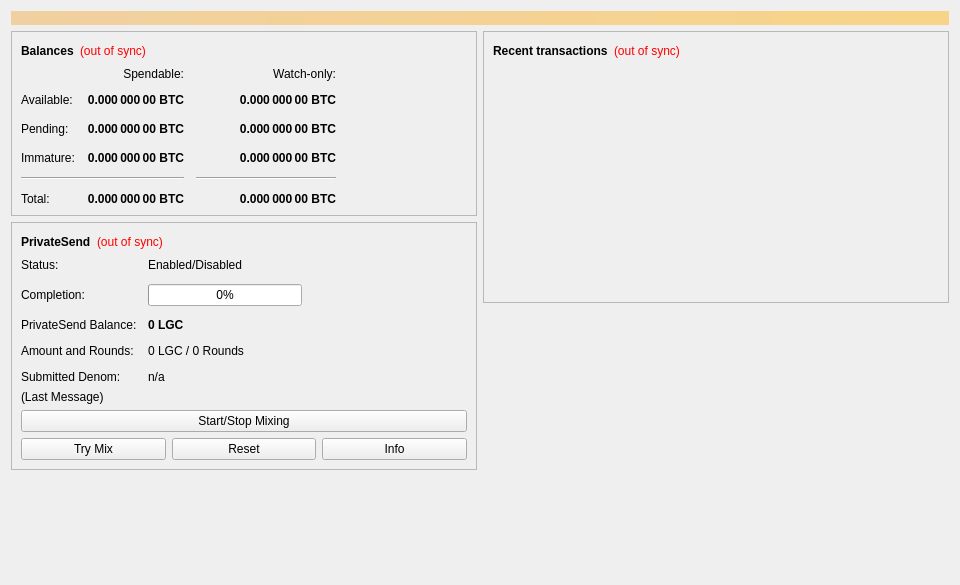
<?xml version="1.0" encoding="UTF-8"?>
<ui version="4.0">
 <class>OverviewPage</class>
 <widget class="QWidget" name="OverviewPage">
  <property name="geometry">
   <rect>
    <x>0</x>
    <y>0</y>
    <width>960</width>
    <height>585</height>
   </rect>
  </property>
  <property name="minimumSize">
   <size>
    <width>960</width>
    <height>0</height>
   </size>
  </property>
  <property name="windowTitle">
   <string>Form</string>
  </property>
  <layout class="QVBoxLayout" name="topLayout">
   <item>
    <widget class="QLabel" name="labelAlerts">
     <property name="visible">
      <bool>false</bool>
     </property>
     <property name="styleSheet">
      <string notr="true">QLabel { background-color: qlineargradient(x1: 0, y1: 0, x2: 1, y2: 0, stop:0 #F0D0A0, stop:1 #F8D488); color:#000000; }</string>
     </property>
     <property name="wordWrap">
      <bool>true</bool>
     </property>
     <property name="margin">
      <number>3</number>
     </property>
     <property name="textInteractionFlags">
      <set>Qt::TextSelectableByMouse</set>
     </property>
    </widget>
   </item>
   <item>
    <layout class="QHBoxLayout" name="horizontalLayout" stretch="1,1">
     <item>
      <layout class="QVBoxLayout" name="verticalLayout_2">
       <item>
        <widget class="QFrame" name="frame">
         <property name="frameShape">
          <enum>QFrame::StyledPanel</enum>
         </property>
         <property name="frameShadow">
          <enum>QFrame::Raised</enum>
         </property>
         <layout class="QVBoxLayout" name="verticalLayout_4">
          <item>
           <layout class="QHBoxLayout" name="horizontalLayout_4">
            <item>
             <widget class="QLabel" name="label_5">
              <property name="font">
               <font>
                <weight>75</weight>
                <bold>true</bold>
               </font>
              </property>
              <property name="text">
               <string>Balances</string>
              </property>
             </widget>
            </item>
            <item>
             <widget class="QLabel" name="labelWalletStatus">
              <property name="toolTip">
               <string>The displayed information may be out of date. Your wallet automatically synchronizes with the Lgc network after a connection is established, but this process has not completed yet.</string>
              </property>
              <property name="styleSheet">
               <string notr="true">QLabel { color: red; }</string>
              </property>
              <property name="text">
               <string notr="true">(out of sync)</string>
              </property>
              <property name="alignment">
               <set>Qt::AlignLeading|Qt::AlignLeft|Qt::AlignVCenter</set>
              </property>
             </widget>
            </item>
            <item>
             <spacer name="horizontalSpacer_3">
              <property name="orientation">
               <enum>Qt::Horizontal</enum>
              </property>
              <property name="sizeHint" stdset="0">
               <size>
                <width>40</width>
                <height>20</height>
               </size>
              </property>
             </spacer>
            </item>
           </layout>
          </item>
          <item>
           <layout class="QGridLayout" name="gridLayout">
            <property name="spacing">
             <number>12</number>
            </property>
            <item row="2" column="2">
             <widget class="QLabel" name="labelWatchPending">
              <property name="font">
               <font>
                <weight>75</weight>
                <bold>true</bold>
               </font>
              </property>
              <property name="cursor">
               <cursorShape>IBeamCursor</cursorShape>
              </property>
              <property name="toolTip">
               <string>Unconfirmed transactions to watch-only addresses</string>
              </property>
              <property name="text">
               <string notr="true">0.000 000 00 BTC</string>
              </property>
              <property name="alignment">
               <set>Qt::AlignRight|Qt::AlignTrailing|Qt::AlignVCenter</set>
              </property>
              <property name="textInteractionFlags">
               <set>Qt::LinksAccessibleByMouse|Qt::TextSelectableByKeyboard|Qt::TextSelectableByMouse</set>
              </property>
             </widget>
            </item>
            <item row="2" column="1">
             <widget class="QLabel" name="labelUnconfirmed">
              <property name="font">
               <font>
                <weight>75</weight>
                <bold>true</bold>
               </font>
              </property>
              <property name="cursor">
               <cursorShape>IBeamCursor</cursorShape>
              </property>
              <property name="toolTip">
               <string>Total of transactions that have yet to be confirmed, and do not yet count toward the spendable balance</string>
              </property>
              <property name="text">
               <string notr="true">0.000 000 00 BTC</string>
              </property>
              <property name="alignment">
               <set>Qt::AlignRight|Qt::AlignTrailing|Qt::AlignVCenter</set>
              </property>
              <property name="textInteractionFlags">
               <set>Qt::LinksAccessibleByMouse|Qt::TextSelectableByKeyboard|Qt::TextSelectableByMouse</set>
              </property>
             </widget>
            </item>
            <item row="3" column="2">
             <widget class="QLabel" name="labelWatchImmature">
              <property name="font">
               <font>
                <weight>75</weight>
                <bold>true</bold>
               </font>
              </property>
              <property name="cursor">
               <cursorShape>IBeamCursor</cursorShape>
              </property>
              <property name="toolTip">
               <string>Mined balance in watch-only addresses that has not yet matured</string>
              </property>
              <property name="text">
               <string notr="true">0.000 000 00 BTC</string>
              </property>
              <property name="alignment">
               <set>Qt::AlignRight|Qt::AlignTrailing|Qt::AlignVCenter</set>
              </property>
              <property name="textInteractionFlags">
               <set>Qt::LinksAccessibleByMouse|Qt::TextSelectableByKeyboard|Qt::TextSelectableByMouse</set>
              </property>
             </widget>
            </item>
            <item row="4" column="0" colspan="2">
             <widget class="Line" name="lineSpendableBalance">
              <property name="orientation">
               <enum>Qt::Horizontal</enum>
              </property>
             </widget>
            </item>
            <item row="4" column="2">
             <widget class="Line" name="lineWatchBalance">
              <property name="sizePolicy">
               <sizepolicy hsizetype="Preferred" vsizetype="Fixed">
                <horstretch>0</horstretch>
                <verstretch>0</verstretch>
               </sizepolicy>
              </property>
              <property name="minimumSize">
               <size>
                <width>140</width>
                <height>0</height>
               </size>
              </property>
              <property name="orientation">
               <enum>Qt::Horizontal</enum>
              </property>
             </widget>
            </item>
            <item row="5" column="0">
             <widget class="QLabel" name="labelTotalText">
              <property name="text">
               <string>Total:</string>
              </property>
             </widget>
            </item>
            <item row="3" column="1">
             <widget class="QLabel" name="labelImmature">
              <property name="font">
               <font>
                <weight>75</weight>
                <bold>true</bold>
               </font>
              </property>
              <property name="cursor">
               <cursorShape>IBeamCursor</cursorShape>
              </property>
              <property name="toolTip">
               <string>Mined balance that has not yet matured</string>
              </property>
              <property name="text">
               <string notr="true">0.000 000 00 BTC</string>
              </property>
              <property name="alignment">
               <set>Qt::AlignRight|Qt::AlignTrailing|Qt::AlignVCenter</set>
              </property>
              <property name="textInteractionFlags">
               <set>Qt::LinksAccessibleByMouse|Qt::TextSelectableByKeyboard|Qt::TextSelectableByMouse</set>
              </property>
             </widget>
            </item>
            <item row="2" column="3">
             <spacer name="horizontalSpacer_2">
              <property name="orientation">
               <enum>Qt::Horizontal</enum>
              </property>
              <property name="sizeHint" stdset="0">
               <size>
                <width>40</width>
                <height>20</height>
               </size>
              </property>
             </spacer>
            </item>
            <item row="3" column="0">
             <widget class="QLabel" name="labelImmatureText">
              <property name="text">
               <string>Immature:</string>
              </property>
             </widget>
            </item>
            <item row="5" column="1">
             <widget class="QLabel" name="labelTotal">
              <property name="font">
               <font>
                <weight>75</weight>
                <bold>true</bold>
               </font>
              </property>
              <property name="cursor">
               <cursorShape>IBeamCursor</cursorShape>
              </property>
              <property name="toolTip">
               <string>Your current total balance</string>
              </property>
              <property name="text">
               <string notr="true">0.000 000 00 BTC</string>
              </property>
              <property name="alignment">
               <set>Qt::AlignRight|Qt::AlignTrailing|Qt::AlignVCenter</set>
              </property>
              <property name="textInteractionFlags">
               <set>Qt::LinksAccessibleByMouse|Qt::TextSelectableByKeyboard|Qt::TextSelectableByMouse</set>
              </property>
             </widget>
            </item>
            <item row="5" column="2">
             <widget class="QLabel" name="labelWatchTotal">
              <property name="font">
               <font>
                <weight>75</weight>
                <bold>true</bold>
               </font>
              </property>
              <property name="cursor">
               <cursorShape>IBeamCursor</cursorShape>
              </property>
              <property name="toolTip">
               <string>Current total balance in watch-only addresses</string>
              </property>
              <property name="text">
               <string notr="true">0.000 000 00 BTC</string>
              </property>
              <property name="alignment">
               <set>Qt::AlignRight|Qt::AlignTrailing|Qt::AlignVCenter</set>
              </property>
              <property name="textInteractionFlags">
               <set>Qt::LinksAccessibleByMouse|Qt::TextSelectableByKeyboard|Qt::TextSelectableByMouse</set>
              </property>
             </widget>
            </item>
            <item row="0" column="2">
             <widget class="QLabel" name="labelWatchonly">
              <property name="text">
               <string>Watch-only:</string>
              </property>
              <property name="alignment">
               <set>Qt::AlignRight|Qt::AlignTrailing|Qt::AlignVCenter</set>
              </property>
             </widget>
            </item>
            <item row="1" column="0">
             <widget class="QLabel" name="labelBalanceText">
              <property name="text">
               <string>Available:</string>
              </property>
             </widget>
            </item>
            <item row="1" column="1">
             <widget class="QLabel" name="labelBalance">
              <property name="font">
               <font>
                <weight>75</weight>
                <bold>true</bold>
               </font>
              </property>
              <property name="cursor">
               <cursorShape>IBeamCursor</cursorShape>
              </property>
              <property name="toolTip">
               <string>Your current spendable balance</string>
              </property>
              <property name="text">
               <string notr="true">0.000 000 00 BTC</string>
              </property>
              <property name="alignment">
               <set>Qt::AlignRight|Qt::AlignTrailing|Qt::AlignVCenter</set>
              </property>
              <property name="textInteractionFlags">
               <set>Qt::LinksAccessibleByMouse|Qt::TextSelectableByKeyboard|Qt::TextSelectableByMouse</set>
              </property>
             </widget>
            </item>
            <item row="1" column="2">
             <widget class="QLabel" name="labelWatchAvailable">
              <property name="font">
               <font>
                <weight>75</weight>
                <bold>true</bold>
               </font>
              </property>
              <property name="cursor">
               <cursorShape>IBeamCursor</cursorShape>
              </property>
              <property name="toolTip">
               <string>Your current balance in watch-only addresses</string>
              </property>
              <property name="text">
               <string notr="true">0.000 000 00 BTC</string>
              </property>
              <property name="alignment">
               <set>Qt::AlignRight|Qt::AlignTrailing|Qt::AlignVCenter</set>
              </property>
              <property name="textInteractionFlags">
               <set>Qt::LinksAccessibleByMouse|Qt::TextSelectableByKeyboard|Qt::TextSelectableByMouse</set>
              </property>
             </widget>
            </item>
            <item row="2" column="0">
             <widget class="QLabel" name="labelPendingText">
              <property name="text">
               <string>Pending:</string>
              </property>
             </widget>
            </item>
            <item row="0" column="1">
             <widget class="QLabel" name="labelSpendable">
              <property name="text">
               <string>Spendable:</string>
              </property>
              <property name="alignment">
               <set>Qt::AlignRight|Qt::AlignTrailing|Qt::AlignVCenter</set>
              </property>
             </widget>
            </item>
           </layout>
          </item>
         </layout>
        </widget>
       </item>
       <item>
        <widget class="QFrame" name="framePrivateSend">
         <property name="layoutDirection">
          <enum>Qt::LeftToRight</enum>
         </property>
         <property name="frameShape">
          <enum>QFrame::StyledPanel</enum>
         </property>
         <property name="frameShadow">
          <enum>QFrame::Raised</enum>
         </property>
         <layout class="QVBoxLayout" name="VerticalLayout_PS1">
          <item>
           <layout class="QHBoxLayout" name="horizontalLayout_5">
            <item>
             <widget class="QLabel" name="labelPrivateSendHeader">
              <property name="font">
               <font>
                <weight>75</weight>
                <bold>true</bold>
               </font>
              </property>
              <property name="text">
               <string>PrivateSend</string>
              </property>
             </widget>
            </item>
            <item>
             <widget class="QLabel" name="labelPrivateSendSyncStatus">
              <property name="toolTip">
               <string>The displayed information may be out of date. Your wallet automatically synchronizes with the Lgc network after a connection is established, but this process has not completed yet.</string>
              </property>
              <property name="styleSheet">
               <string notr="true">QLabel { color: red; }</string>
              </property>
              <property name="text">
               <string notr="true">(out of sync)</string>
              </property>
              <property name="alignment">
               <set>Qt::AlignLeading|Qt::AlignLeft|Qt::AlignVCenter</set>
              </property>
             </widget>
            </item>
            <item>
             <spacer name="horizontalSpacer_4">
              <property name="orientation">
               <enum>Qt::Horizontal</enum>
              </property>
              <property name="sizeHint" stdset="0">
               <size>
                <width>40</width>
                <height>20</height>
               </size>
              </property>
             </spacer>
            </item>
           </layout>
          </item>
          <item>
           <layout class="QFormLayout" name="privateSendFormLayout">
            <property name="fieldGrowthPolicy">
             <enum>QFormLayout::AllNonFixedFieldsGrow</enum>
            </property>
            <property name="horizontalSpacing">
             <number>11</number>
            </property>
            <property name="verticalSpacing">
             <number>12</number>
            </property>
            <item row="0" column="0">
             <widget class="QLabel" name="labelPrivateSendEnabledText">
              <property name="text">
               <string>Status:</string>
              </property>
             </widget>
            </item>
            <item row="0" column="1">
             <widget class="QLabel" name="labelPrivateSendEnabled">
              <property name="text">
               <string>Enabled/Disabled</string>
              </property>
             </widget>
            </item>
            <item row="1" column="0">
             <widget class="QLabel" name="labelCompletitionText">
              <property name="text">
               <string>Completion:</string>
              </property>
             </widget>
            </item>
            <item row="1" column="1">
             <widget class="QProgressBar" name="privateSendProgress">
              <property name="maximumSize">
               <size>
                <width>154</width>
                <height>16777215</height>
               </size>
              </property>
              <property name="value">
               <number>0</number>
              </property>
             </widget>
            </item>
            <item row="2" column="0">
             <widget class="QLabel" name="labelAnonymizedText">
              <property name="text">
               <string>PrivateSend Balance:</string>
              </property>
             </widget>
            </item>
            <item row="2" column="1">
             <widget class="QLabel" name="labelAnonymized">
              <property name="font">
               <font>
                <weight>75</weight>
                <bold>true</bold>
               </font>
              </property>
              <property name="text">
               <string notr="true">0 LGC</string>
              </property>
             </widget>
            </item>
            <item row="3" column="0">
             <widget class="QLabel" name="labelAmountAndRoundsText">
              <property name="text">
               <string>Amount and Rounds:</string>
              </property>
             </widget>
            </item>
            <item row="3" column="1">
             <widget class="QLabel" name="labelAmountRounds">
              <property name="text">
               <string>0 LGC / 0 Rounds</string>
              </property>
             </widget>
            </item>
            <item row="4" column="0">
             <widget class="QLabel" name="labelSubmittedDenomText">
              <property name="text">
               <string>Submitted Denom:</string>
              </property>
             </widget>
            </item>
            <item row="4" column="1">
             <widget class="QLabel" name="labelSubmittedDenom">
              <property name="toolTip">
               <string>The denominations you submitted to the Masternode.&lt;br&gt;To mix, other users must submit the exact same denominations.</string>
              </property>
              <property name="text">
               <string>n/a</string>
              </property>
             </widget>
            </item>
           </layout>
          </item>
          <item>
           <layout class="QVBoxLayout" name="VerticalLayout_PS">
            <item>
             <widget class="QLabel" name="labelPrivateSendLastMessage">
              <property name="text">
               <string>(Last Message)</string>
              </property>
              <property name="alignment">
               <set>Qt::AlignLeading|Qt::AlignLeft|Qt::AlignTop</set>
              </property>
              <property name="wordWrap">
               <bool>true</bool>
              </property>
             </widget>
            </item>
            <item>
             <widget class="QPushButton" name="togglePrivateSend">
              <property name="sizePolicy">
               <sizepolicy hsizetype="MinimumExpanding" vsizetype="Fixed">
                <horstretch>0</horstretch>
                <verstretch>0</verstretch>
               </sizepolicy>
              </property>
              <property name="text">
               <string>Start/Stop Mixing</string>
              </property>
             </widget>
            </item>
            <item>
             <layout class="QHBoxLayout" name="horizontalLayout_debugbuttons">
              <item>
               <widget class="QPushButton" name="privateSendAuto">
                <property name="sizePolicy">
                 <sizepolicy hsizetype="MinimumExpanding" vsizetype="Fixed">
                  <horstretch>0</horstretch>
                  <verstretch>0</verstretch>
                 </sizepolicy>
                </property>
                <property name="toolTip">
                 <string>Try to manually submit a PrivateSend request.</string>
                </property>
                <property name="text">
                 <string>Try Mix</string>
                </property>
               </widget>
              </item>
              <item>
               <widget class="QPushButton" name="privateSendReset">
                <property name="sizePolicy">
                 <sizepolicy hsizetype="MinimumExpanding" vsizetype="Fixed">
                  <horstretch>0</horstretch>
                  <verstretch>0</verstretch>
                 </sizepolicy>
                </property>
                <property name="toolTip">
                 <string>Reset the current status of PrivateSend (can interrupt PrivateSend if it's in the process of Mixing, which can cost you money!)</string>
                </property>
                <property name="autoFillBackground">
                 <bool>false</bool>
                </property>
                <property name="text">
                 <string>Reset</string>
                </property>
               </widget>
              </item>
              <item>
               <widget class="QPushButton" name="privateSendInfo">
                <property name="sizePolicy">
                 <sizepolicy hsizetype="MinimumExpanding" vsizetype="Fixed">
                  <horstretch>0</horstretch>
                  <verstretch>0</verstretch>
                 </sizepolicy>
                </property>
                <property name="toolTip">
                 <string>Information about PrivateSend and Mixing</string>
                </property>
                <property name="text">
                 <string>Info</string>
                </property>
               </widget>
              </item>
             </layout>
            </item>
           </layout>
          </item>
         </layout>
        </widget>
       </item>
       <item>
        <spacer name="verticalSpacer">
         <property name="orientation">
          <enum>Qt::Vertical</enum>
         </property>
         <property name="sizeHint" stdset="0">
          <size>
           <width>20</width>
           <height>40</height>
          </size>
         </property>
        </spacer>
       </item>
      </layout>
     </item>
     <item>
      <layout class="QVBoxLayout" name="verticalLayout_3">
       <item>
        <widget class="QFrame" name="frame_2">
         <property name="frameShape">
          <enum>QFrame::StyledPanel</enum>
         </property>
         <property name="frameShadow">
          <enum>QFrame::Raised</enum>
         </property>
         <layout class="QVBoxLayout" name="verticalLayout">
          <item>
           <layout class="QHBoxLayout" name="horizontalLayout_2">
            <item>
             <widget class="QLabel" name="label_4">
              <property name="font">
               <font>
                <weight>75</weight>
                <bold>true</bold>
               </font>
              </property>
              <property name="text">
               <string>Recent transactions</string>
              </property>
             </widget>
            </item>
            <item>
             <widget class="QLabel" name="labelTransactionsStatus">
              <property name="toolTip">
               <string>The displayed information may be out of date. Your wallet automatically synchronizes with the Lgc network after a connection is established, but this process has not completed yet.</string>
              </property>
              <property name="styleSheet">
               <string notr="true">QLabel { color: red; }</string>
              </property>
              <property name="text">
               <string notr="true">(out of sync)</string>
              </property>
              <property name="alignment">
               <set>Qt::AlignLeading|Qt::AlignLeft|Qt::AlignVCenter</set>
              </property>
             </widget>
            </item>
            <item>
             <spacer name="horizontalSpacer">
              <property name="orientation">
               <enum>Qt::Horizontal</enum>
              </property>
              <property name="sizeHint" stdset="0">
               <size>
                <width>40</width>
                <height>20</height>
               </size>
              </property>
             </spacer>
            </item>
           </layout>
          </item>
          <item>
           <widget class="QListView" name="listTransactions">
            <property name="styleSheet">
             <string notr="true">QListView { background: transparent; }</string>
            </property>
            <property name="frameShape">
             <enum>QFrame::NoFrame</enum>
            </property>
            <property name="verticalScrollBarPolicy">
             <enum>Qt::ScrollBarAlwaysOff</enum>
            </property>
            <property name="horizontalScrollBarPolicy">
             <enum>Qt::ScrollBarAlwaysOff</enum>
            </property>
            <property name="selectionMode">
             <enum>QAbstractItemView::NoSelection</enum>
            </property>
           </widget>
          </item>
         </layout>
        </widget>
       </item>
       <item>
        <spacer name="verticalSpacer_2">
         <property name="orientation">
          <enum>Qt::Vertical</enum>
         </property>
         <property name="sizeHint" stdset="0">
          <size>
           <width>20</width>
           <height>40</height>
          </size>
         </property>
        </spacer>
       </item>
      </layout>
     </item>
    </layout>
   </item>
  </layout>
 </widget>
 <resources/>
 <connections/>
</ui>
